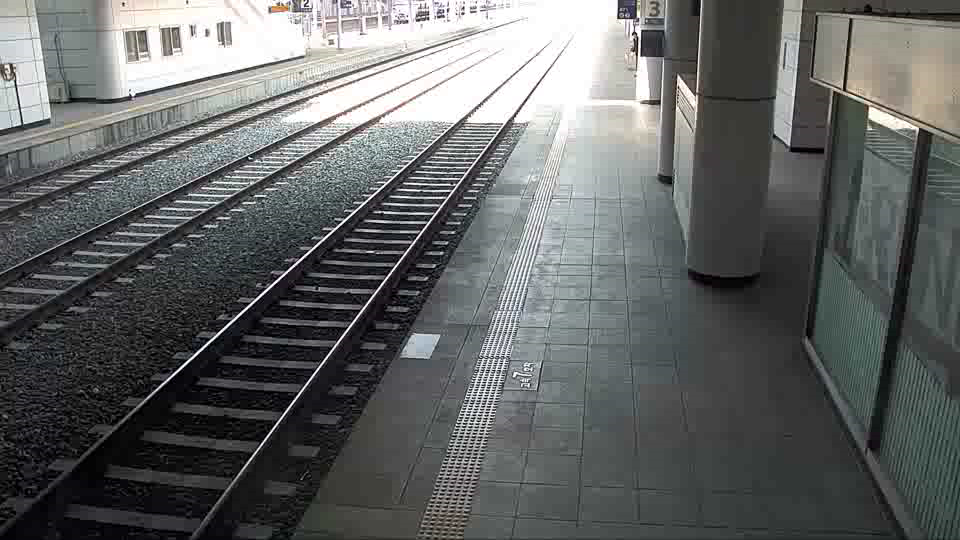
#> input picture frame 300 of bin/data/daejeon.avi, 960 x 540 px, given in place of traffic.avi, which was not available
$ python video_stabilization.py
#> lines starting #> are read from the running program, lines starting #| are printed output that depends on the picture
import numpy as np
import cv2 as cv

# Open a video and get the reference image and feature points
video = cv.VideoCapture('../data/traffic.avi')
assert video.isOpened()

_, gray_ref = video.read()
#> gray_ref is the input picture: shape (540, 960, 3); mean B, G, R 101.1, 101.6, 99.2
assert gray_ref.size > 0
if gray_ref.ndim >= 3:
    gray_ref = cv.cvtColor(gray_ref, cv.COLOR_BGR2GRAY)
#> gray_ref: shape (540, 960)
pts_ref = cv.goodFeaturesToTrack(gray_ref, 2000, 0.01, 10)
#> pts_ref = 1494 rows, first 8: [428, 19], [634, 31], [641, 55], [249, 158], [463, 13], [618, 18], [444, 16], [407, 21]

# Run video stabilization
while True:
    # Read an image from `video`
    valid, img = video.read()
    if not valid:
        break
    if img.ndim >= 3:
        gray = cv.cvtColor(img, cv.COLOR_BGR2GRAY)
    else:
        gray = img.copy()

    # Extract optical flow and calculate planar homography
    pts, status, error = cv.calcOpticalFlowPyrLK(gray_ref, gray, pts_ref, None)
#> pts = 1494 rows, first 8: [428, 19], [633.9, 31.15], [641, 55.08], [249, 158], [463, 12.99], [618, 18], [444, 16], [407, 21]; status = 1494 values from 1 to 1; error = 1494 values, max 7.87 at index 1346, min 0 at index 30, mean 1.67
    tracked_mask = status.ravel().astype(bool)
    pts, ref = pts[tracked_mask], pts_ref[tracked_mask]
#> ref has the same summary as pts_ref
    H, inlier_mask = cv.findHomography(pts, ref, cv.RANSAC)
#> H = [[1, -6.78e-05, 0.0539], [-1.14e-06, 1, -0.00354], [-1.92e-07, -1.87e-07, 1]]; inlier_mask = 1494 values from 1 to 1

    # Synthesize a stabilized image
    warp = cv.warpPerspective(img, H, (img.shape[1], img.shape[0]))

    # Show the original and stabilized images together
    for pt, pt_ref, inlier in zip(pts, ref, inlier_mask):
        color = (0, 0, 255) if inlier else (0, 127, 0)
        cv.line(img, pt.flatten().astype(np.int32), pt_ref.flatten().astype(np.int32), color)
#> this loop made 1494 passes
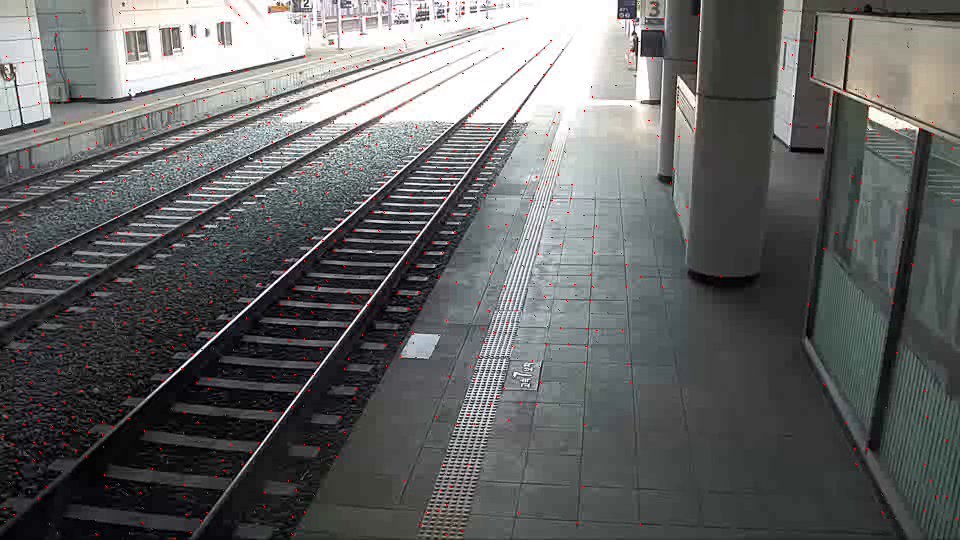
#> img: shape (540, 960, 3); mean B, G, R 100.8, 101.2, 100.3
    cv.imshow('2D Video Stabilization', np.hstack((img, warp)))
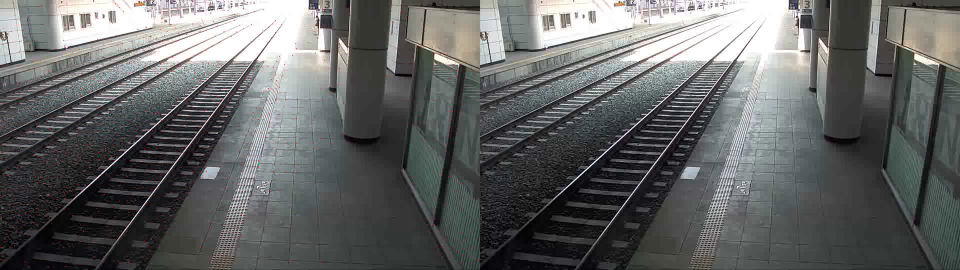
#> window '2D Video Stabilization': shape (540, 1920, 3) (shown at 1/2 size); mean B, G, R 101.1, 101.5, 99.9
    key = cv.waitKey(1)
#> (key Esc is pressed here)
    if key == ord(' '):
        key = cv.waitKey()
    if key == 27: # ESC
        break

video.release()
cv.destroyAllWindows()

$ run again, starting later in the video
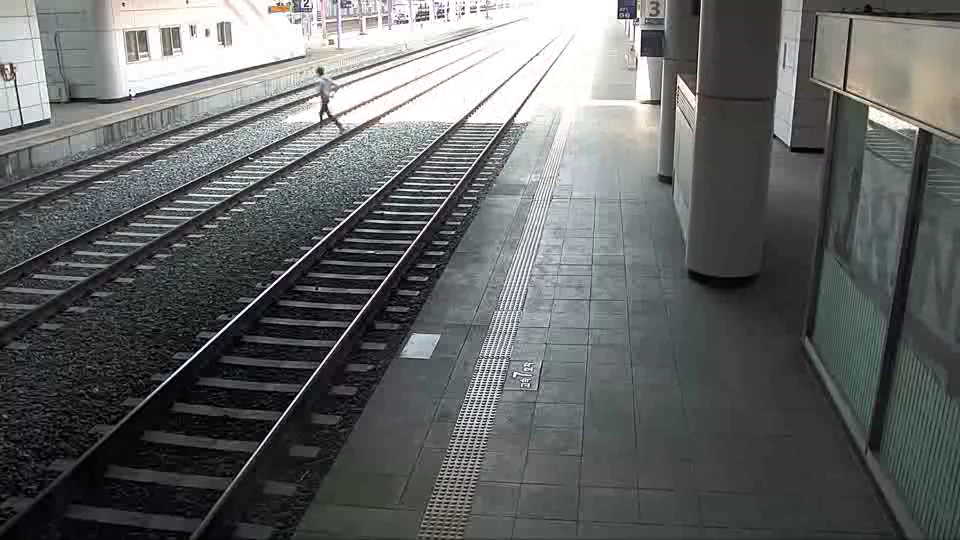
#> input picture frame 1350 of bin/data/daejeon.avi, 960 x 540 px, given in place of traffic.avi, which was not available
#> gray_ref is the input picture: shape (540, 960, 3); mean B, G, R 100.8, 101.1, 98.7
#> gray_ref: shape (540, 960)
#> pts_ref = 1223 rows, first 8: [323, 118], [618, 18], [641, 55], [407, 21], [428, 16], [642, 30], [444, 16], [464, 13]
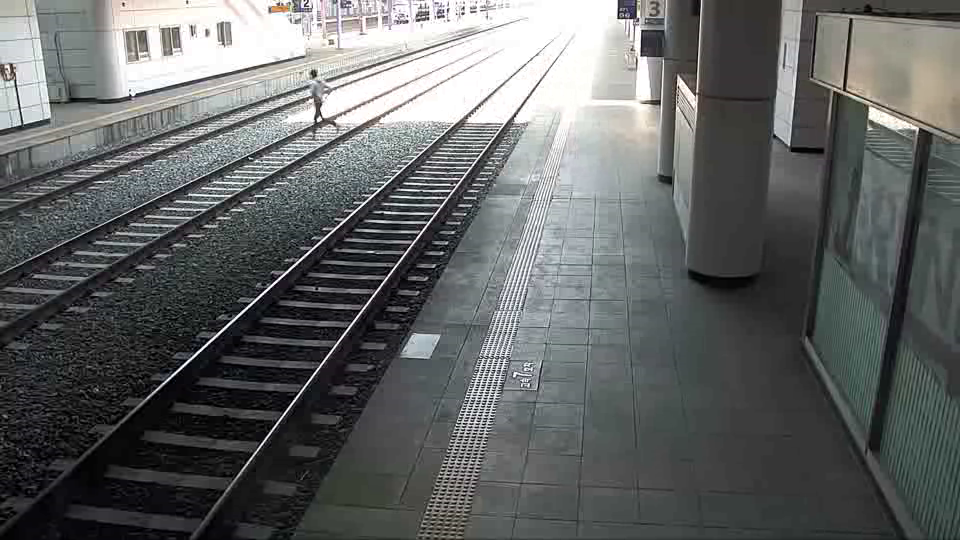
#> input picture frame 1351 of bin/data/daejeon.avi, 960 x 540 px, given in place of traffic.avi, which was not available
#> img is the input picture: shape (540, 960, 3); mean B, G, R 100.8, 101.1, 98.6
#> pts = 1223 rows, first 8: [317.1, 121.1], [618, 18.02], [641, 54.99], [407, 21], [428, 16], [642, 30], [444, 16], [464, 13]; status = 1223 values from 1 to 1; error = 1223 values, max 39.54 at index 84, min 0 at index 10, mean 1.02
#> ref has the same summary as pts_ref
#> H = [[1, -3.31e-05, 0.00842], [6.22e-06, 1, -0.00534], [3.85e-08, -4.65e-08, 1]]; inlier_mask = 1223 values, max 1 at index 1, min 0 at index 0, mean 0.981
#> the loop `for pt, pt_ref, inlier in zip(pts, ref, inlier_mask):` made 1223 passes
#> (pt_ref, inlier, color) on passes 4 to 6: ([[407, 21]], [1], (0, 0, 255)), ([[428, 16]], [1], (0, 0, 255)), ([[642, 30]], [1], (0, 0, 255))
#> `cv.imshow('2D Video Stabilization', np.hstack((img, warp)))`:
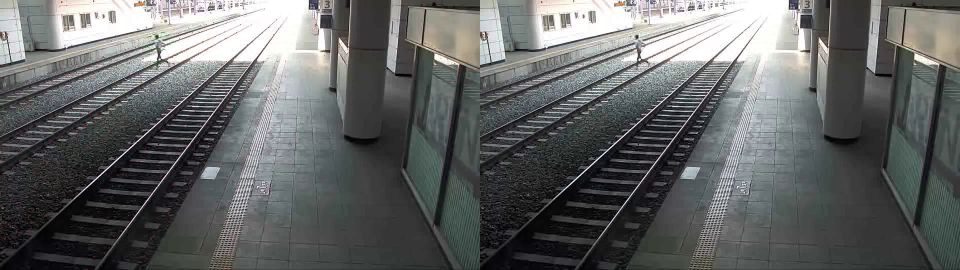
#> window '2D Video Stabilization': shape (540, 1920, 3) (shown at 1/2 size); mean B, G, R 100.5, 100.9, 98.9

$ run again, starting later in the video
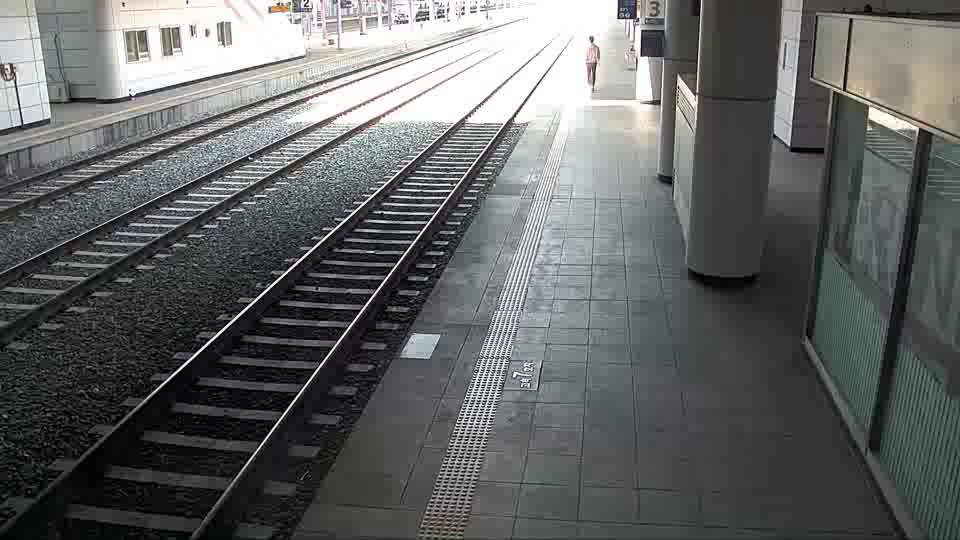
#> input picture frame 2400 of bin/data/daejeon.avi, 960 x 540 px, given in place of traffic.avi, which was not available
#> gray_ref is the input picture: shape (540, 960, 3); mean B, G, R 101.1, 101.4, 99.2
#> gray_ref: shape (540, 960)
#> pts_ref = 1464 rows, first 8: [428, 19], [130, 94], [618, 18], [444, 16], [407, 21], [305, 5], [513, 376], [641, 55]
#> pts = 1464 rows, first 8: [428, 19], [130, 94], [618, 18], [444, 16.01], [407, 21], [305, 5], [513, 376], [641, 55]; status = 1464 values from 1 to 1; error = 1464 values, max 30.53 at index 1234, min 0 at index 7, mean 1.43
#> ref has the same summary as pts_ref
#> H = [[1, -6.43e-05, 0.00954], [-3.03e-05, 1, 0.0261], [5.37e-08, -1.83e-07, 1]]; inlier_mask = 1464 values, max 1 at index 0, min 0 at index 331, mean 0.999
#> the loop `for pt, pt_ref, inlier in zip(pts, ref, inlier_mask):` made 1464 passes
#> after the loop `for pt, pt_ref, inlier in zip(pts, ref, inlier_mask):`:
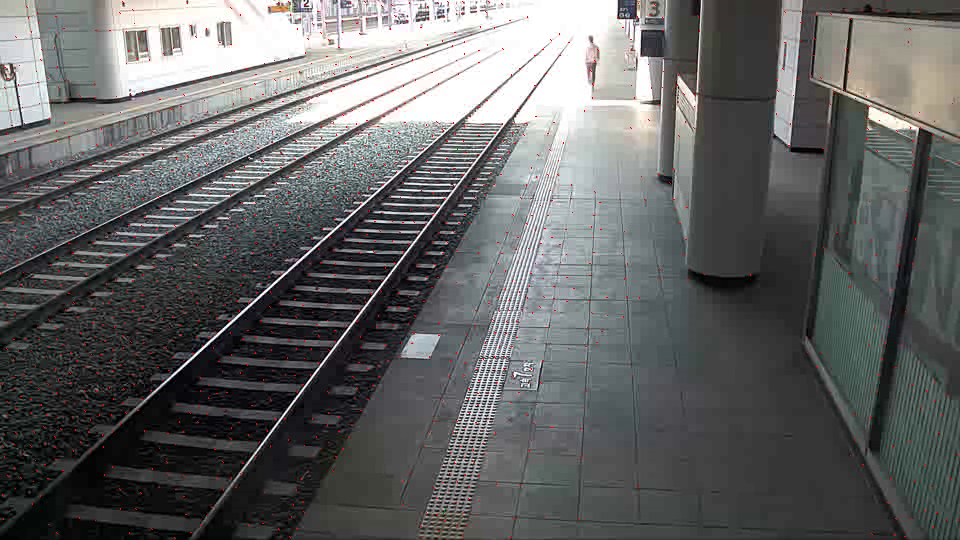
#> img: shape (540, 960, 3); mean B, G, R 100.8, 101, 100.2
#> `cv.imshow('2D Video Stabilization', np.hstack((img, warp)))`:
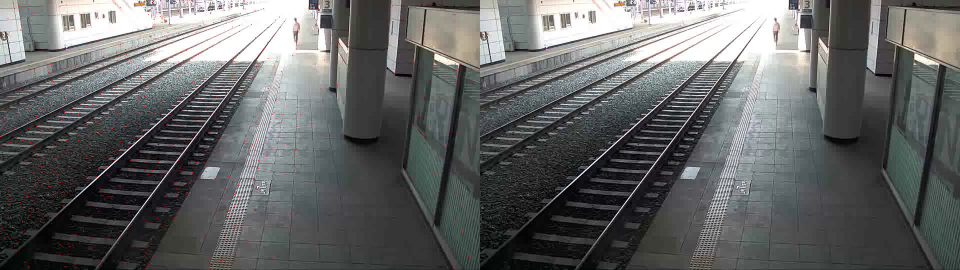
#> window '2D Video Stabilization': shape (540, 1920, 3) (shown at 1/2 size); mean B, G, R 101.1, 101.3, 99.8
